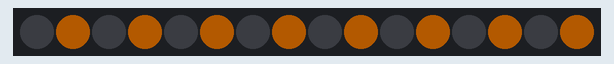
This sketch was run on a simulated Arduino Uno, built with avr-gcc and run on an emulated ATmega328P. Shown: 16 RGB LEDs in strip order, left to right. Dim RGB values are drawn brighter than linear.

Above: at 0.1 s.
At 5.62 s:
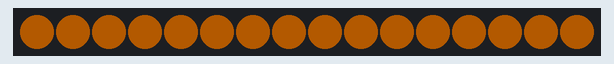
At 17.6 s:
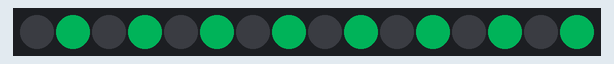
At 21.71 s:
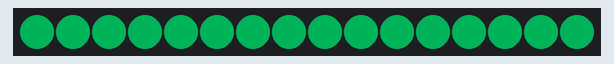
At 35.7 s:
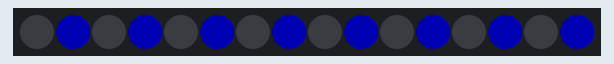
At 37.79 s:
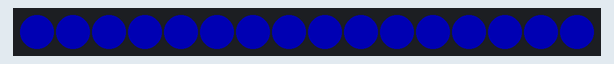

Measured:
- what the display in image 2 shows lasts 0.5 s, from 17.6 s to 18.1 s

The sketch:

egr.cpp.ino
```cpp
// (licence header left out)
#include <Adafruit_NeoPixel.h>

#define PIN        1
#define NUM_LEDS   16
#define MODE_COUNT 4

Adafruit_NeoPixel pixels = Adafruit_NeoPixel(NUM_LEDS, PIN);

bool     shift = true;
uint8_t  mode   = 1,        // Current animation effect
         offset = 0;        // Position of spinner animation
uint32_t color  = 0xFF8000; // Starting color = amber
uint32_t prevTime;          // Time of last animation mode switch

uint32_t changeBrightness(uint32_t pc, bool up) {
  int w = (pc >> 24) & 0xFF; // extract W value
  int r = (pc >> 16) & 0xFF; // extract R value
  int g = (pc >> 8) & 0xFF;  // extract G value
  int b = pc & 0xFF;         // extract B value

  if (up) {
    w *= 1.25;
    r *= 1.25;
    g *= 1.25;
    b *= 1.25;
  } else {
    w *= 0.75;
    r *= 0.75;
    g *= 0.75;
    b *= 0.75;
  }

  return (w << 24) | (r << 16) | (g << 8) | b;
}

void setup() {
  pixels.begin();
  pixels.setBrightness(60); // ~1/3 brightness
  prevTime = millis();      // Starting time
}

void loop() {
  uint8_t  i;
  uint32_t t;

  switch(mode) {
    case 1: // alternating
      for (i = 0; i < NUM_LEDS; i++)
        pixels.setPixelColor(i, i % 2 == (shift ? 1 : 0) ? color : 0);
      pixels.show();
      delay(500);
      shift = !shift;
      break;

    case 2: // build up
      if (!shift) {
        pixels.setPixelColor(offset++, color);
        shift = offset == 16;
      } else {
        pixels.setPixelColor(offset--, 0);
        shift = !(offset == 0);
      }

      pixels.show();
      delay(100);
      break;

    case 3: // Spinny wheel (4 LEDs on at a time)
      for(i=0; i<NUM_LEDS; i++) {    // For each LED...
        uint32_t c = 0;              // Assume pixel will be "off" color
        if(((offset + i) & 7) < 2) { // For each 8 pixels, 2 will be...
          c = color;                 // ...assigned the current color
        }
        pixels.setPixelColor(i, c);  // Set color of pixel 'i'
      }
      pixels.show();                 // Refresh LED states
      delay(50);                     // 50 millisecond delay
      offset++;                      // Shift animation by 1 pixel on next frame
      break;

    case 4: // Long spin
      for (i = 0; i < NUM_LEDS; i++) {
        uint32_t color = pixels.getPixelColor(i);
        pixels.setPixelColor(i, changeBrightness(color, false));
      }
      pixels.setPixelColor(offset++, color);
      offset > 15 && (offset = 0);

      pixels.show();
      delay(50);
      break;
  }

  t = millis();                    // Current time in milliseconds
  if((t - prevTime) > 4000) {      // Every 4 seconds...
    offset = 0;
    shift = false;
    pixels.setBrightness(60);
    mode++;                        // Advance to next animation mode
    if(mode > MODE_COUNT) {                 // End of modes?
      mode = 1;                    // Start over from beginning
      color >>= 8;                 // And change color
      if(!color) color = 0xFF8000; // preiodically reset to amber
    }
    pixels.clear();                // Set all pixels to 'off' state
    prevTime = t;                  // Record the time of the last mode change
  }
}
```
